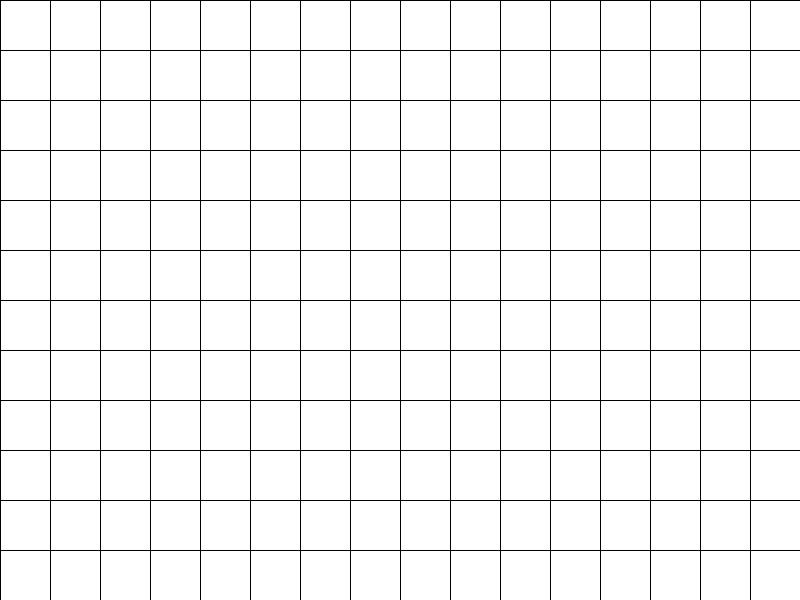

Recreate this plot in Python.
from PIL import Image, ImageDraw

# Config
width = 800
height = 600
spacing = 50  # Distance between lines

# Create transparent image
img = Image.new("RGBA", (width, height), (0, 0, 0, 0))
draw = ImageDraw.Draw(img)

# Draw vertical lines
for x in range(0, width, spacing):
    draw.line([(x, 0), (x, height)], fill=(0, 0, 0, 255))

# Draw horizontal lines
for y in range(0, height, spacing):
    draw.line([(0, y), (width, y)], fill=(0, 0, 0, 255))

# Save image
img.save("grid.png", "PNG")
